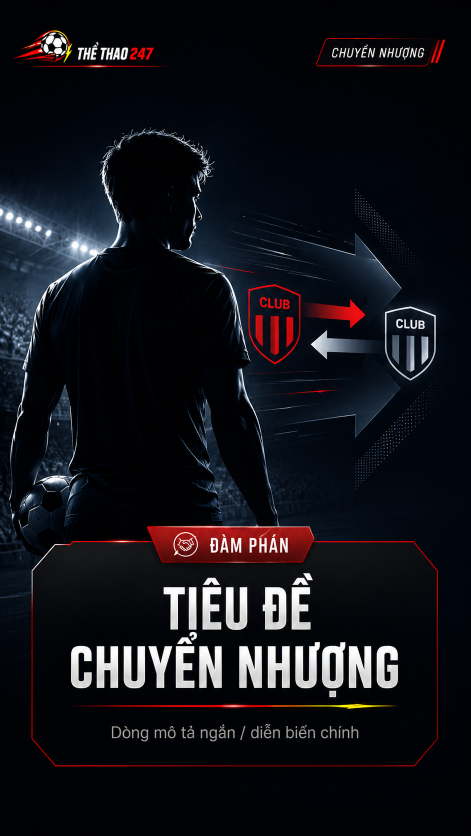
#> input picture assets/templates/chuyen-nhuong.png, 941 x 1672 px (shown at 1/2 size)
$ python build_templates.py
#> lines starting #> are read from the running program, lines starting #| are printed output that depends on the picture
#!/usr/bin/env python3
"""
build_templates.py — Copy template clean + sinh config JSON.

YÊU CẦU: Template clean phải do người dùng cung cấp — file PNG hoàn chỉnh
1080×1920 đã có đầy đủ thiết kế (logo, panel, badge shape, category box,
viền, họa tiết). Code KHÔNG được tự dựng lại bất kỳ thứ gì.

Chạy sau khi đặt file template clean vào assets/templates/:
    python build_templates.py

Bước duy nhất của script này:
    1. Mở file template clean nguồn
    2. Resize về 1080×1920 nếu chưa đúng
    3. Lưu {name}-clean.png
    4. Sinh {name}-config.json với tọa độ image_slot và text zones

TUYỆT ĐỐI KHÔNG:
    - Tự vẽ panel
    - Tự vẽ badge
    - Tự vẽ category box
    - Tự vẽ nền
    - Tự thêm bất kỳ shape nào
"""

import json
import sys
from pathlib import Path
from PIL import Image

sys.stdout.reconfigure(encoding="utf-8")

ROOT         = Path(__file__).parent
TEMPLATE_DIR = ROOT / "assets" / "templates"
CANVAS_W, CANVAS_H = 1080, 1920


# ─── Template definitions ─────────────────────────────────────────────────────
#
# source: file template clean do người dùng cung cấp.
#         File này phải HOÀN CHỈNH — có sẵn logo, panel, badge shape,
#         category box, viền, họa tiết. Các vùng text để TRỐNG.
#
# image_slot: tọa độ ô ảnh bài viết trong template.
#         CALIBRATE: đo từ file template thực tế.
#
# text_zones: tọa độ các vùng text trong template.
#         CALIBRATE: đo từ file template thực tế.
#
# Tọa độ hiện tại là GIÁ TRỊ TẠM — PHẢI calibrate sau khi có template clean đúng.
#

def _content_zones() -> dict:
    """
    Tọa độ text zones tại canvas 1080×1920.
    CALIBRATE: Đo từ file template clean thực tế trước khi dùng.
    """
    return {
        "category": {
            "x": 648, "y": 68, "w": 385, "h": 46,
            "font_size_max": 22, "font_size_min": 14,
            "bold": True, "color": [255, 255, 255],
            "align": "right", "uppercase": True, "max_lines": 1,
        },
        "badge": {
            "x": 100, "y": 1178, "w": 268, "h": 37,
            "font_size_max": 22, "font_size_min": 14,
            "bold": True, "color": [255, 255, 255],
            "align": "center", "uppercase": True, "max_lines": 1,
        },
        "headline": {
            "x": 88, "y": 1240, "w": 904, "h": 195,
            "font_size_max": 72, "font_size_min": 36,
            "bold": True, "color": [255, 255, 255],
            "align": "left", "uppercase": False, "max_lines": 2,
        },
        "subtitle": {
            "x": 88, "y": 1455, "w": 904, "h": 120,
            "font_size_max": 34, "font_size_min": 18,
            "bold": False, "color": [200, 200, 205],
            "align": "left", "uppercase": False, "max_lines": 2,
        },
    }


TEMPLATES = {

    "chuyen-nhuong": {
        "source": "chuyen-nhuong.png",
        "image_slot": {
            "x": 553, "y": 310, "w": 450, "h": 545,
            "radius": 22, "overlay_opacity": 50,
        },
        "text_zones": _content_zones(),
    },

    "tin-nhanh": {
        "source": "tin-nhanh.png",
        "image_slot": {
            "x": 553, "y": 310, "w": 450, "h": 545,
            "radius": 22, "overlay_opacity": 50,
        },
        "text_zones": _content_zones(),
    },

    "phan-tich": {
        "source": "phan-tich.png",
        "image_slot": {
            "x": 553, "y": 310, "w": 450, "h": 545,
            "radius": 22, "overlay_opacity": 50,
        },
        "text_zones": _content_zones(),
    },

    "nhan-dinh-tran-dau": {
        "source": "nhan-dinh-tran-dau.png",
        "image_slot": None,  # Template đã có visual đội bóng — không có image slot riêng
        "text_zones": _content_zones(),
    },

    "ket-qua-tran-dau": {
        "source": "ket-qua-tran-dau.png",
        "image_slot": None,
        "text_zones": _content_zones(),
    },

    "dang-ky-kenh": {
        "source": "dang-ky-kenh.png",
        "image_slot": None,
        "text_zones": {},   # Static end card — không draw text
    },
}


# ─── Build logic ──────────────────────────────────────────────────────────────

def _build_one(name: str, defn: dict) -> None:
#> called with name = 'chuyen-nhuong'
    src_path = TEMPLATE_DIR / defn["source"]
    if not src_path.exists():
        print(f"  ✗ THIẾU FILE: {defn['source']}")
        print(f"    → Đặt file template clean vào: {src_path}")
        return

    # Chỉ resize nếu chưa đúng kích thước — KHÔNG vẽ thêm gì
    img = Image.open(src_path).convert("RGB")
#> img is the input picture: PIL image 941x1672 RGB; mean R, G, B 18.7, 18.9, 24.6
    if img.size != (CANVAS_W, CANVAS_H):
        print(f"  ⚠ {defn['source']} là {img.size} → resize về {CANVAS_W}×{CANVAS_H}")
#|   ⚠ chuyen-nhuong.png là (941, 1672) → resize về 1080×1920
        img = img.resize((CANVAS_W, CANVAS_H), Image.Resampling.LANCZOS)
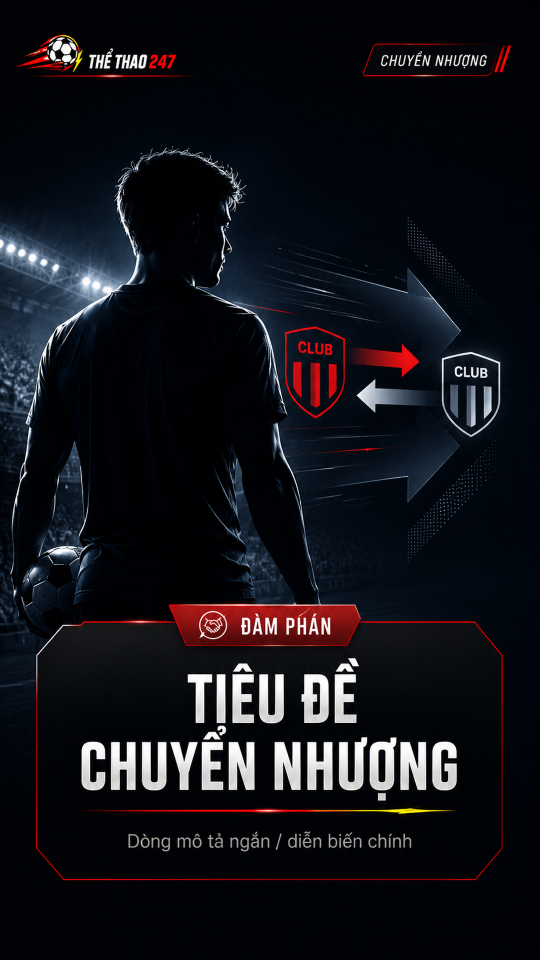
#> img: PIL image 1080x1920 RGB (shown at 1/2 size); mean R, G, B 18.7, 18.9, 24.6
    else:
        print(f"  ✓ {defn['source']} đúng {CANVAS_W}×{CANVAS_H}")

    clean_path = TEMPLATE_DIR / f"{name}-clean.png"
    img.save(clean_path, "PNG")
    print(f"  ✓ {name}-clean.png  saved")

    cfg = {
        "canvas":     {"width": CANVAS_W, "height": CANVAS_H},
        "source":     defn["source"],
        "image_slot": defn["image_slot"],
        "text_zones": defn["text_zones"],
    }
    cfg_path = TEMPLATE_DIR / f"{name}-config.json"
    cfg_path.write_text(json.dumps(cfg, ensure_ascii=False, indent=2), encoding="utf-8")
    print(f"  ✓ {name}-config.json  saved")


def build_all() -> None:
    print(f"Processing templates → {TEMPLATE_DIR}\n")
    missing = []
    for name, defn in TEMPLATES.items():
        print(f"[{name}]")
        src = TEMPLATE_DIR / defn["source"]
        if not src.exists():
            missing.append(defn["source"])
        _build_one(name, defn)
        print()

    if missing:
        print("=" * 60)
        print("THIẾU CÁC FILE TEMPLATE CLEAN SAU:")
        for f in missing:
            print(f"  → assets/templates/{f}")
        print("\nĐặt file template clean hoàn chỉnh vào đúng đường dẫn")
        print("rồi chạy lại: python build_templates.py")
    else:
        print("Done. Tất cả template đã sẵn sàng.")
        print("QUAN TRỌNG: Calibrate tọa độ text_zones trong config JSON")
        print("trước khi render chính thức.")


if __name__ == "__main__":
    build_all()
